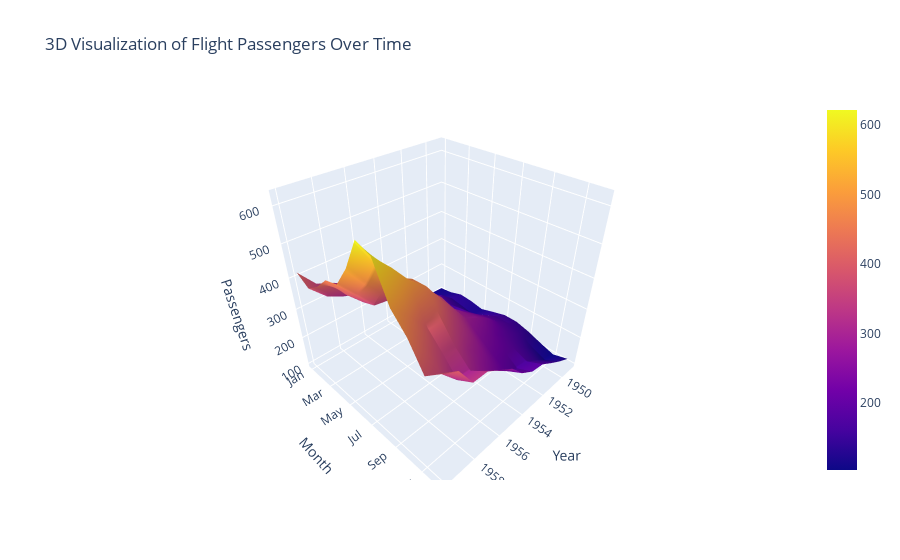

Notebook code for this chart:
### Markdown cell above
## Python Code to Visualize the Flights Data in 3D

### Code cell
import plotly.graph_objects as go
import seaborn as sns

# Load the flights dataset
flights = sns.load_dataset("flights")

# Pivot the data to get a 3D structure
flights_pivot = flights.pivot(index="month", columns="year", values="passengers")

# Extract the axis data
x_data = flights_pivot.columns  # Years
y_data = flights_pivot.index     # Months
z_data = flights_pivot.values    # Passengers

# Create a 3D surface plot
fig = go.Figure(data=[go.Surface(z=z_data, x=x_data, y=y_data)])

# Adding title and labels
fig.update_layout(title='3D Visualization of Flight Passengers Over Time',
                    scene=dict(
                        xaxis_title='Year',
                        yaxis_title='Month',
                        zaxis_title='Passengers'))

# Display the figure
fig.show()

### Figure 1 — Plotly figure (JSON) as saved in the notebook; plotly's stock layout.template omitted (floating-point values rounded to 4 significant figures; data arrays with more than 128 entries replaced by an {"elided": "..."} marker saying what was removed)
{"data": [{"type": "surface", "x": [1949, 1950, 1951, 1952, 1953, 1954, 1955, 1956, 1957, 1958, 1959, 1960], "y": ["Jan", "Feb", "Mar", "Apr", "May", "Jun", "Jul", "Aug", "Sep", "Oct", "Nov", "Dec"], "z": {"elided": "12x12 int values"}}], "layout": {"scene": {"xaxis": {"title": {"text": "Year"}}, "yaxis": {"title": {"text": "Month"}}, "zaxis": {"title": {"text": "Passengers"}}}, "title": {"text": "3D Visualization of Flight Passengers Over Time"}}}
